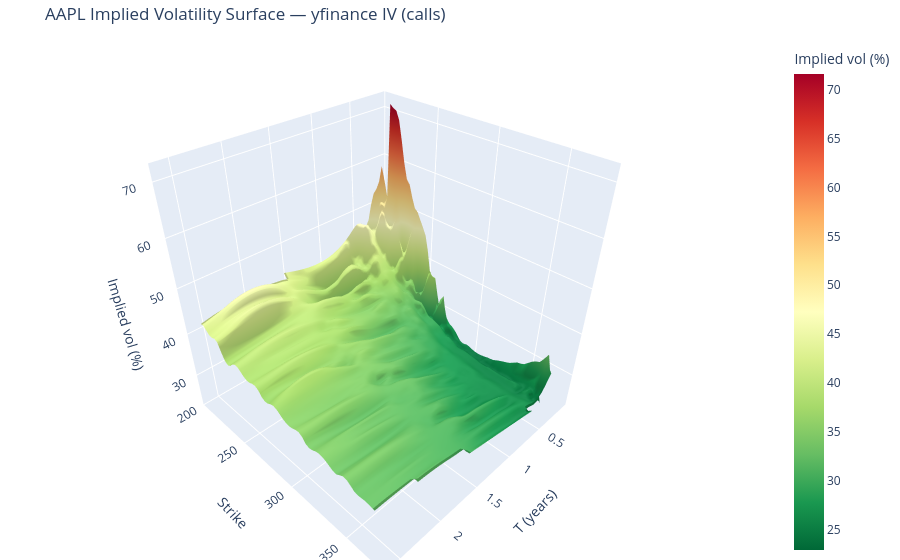

Source (notebook cell):
### Code cell
import pandas as pd
import numpy as np
import plotly.graph_objects as go
from scipy.interpolate import griddata

today = pd.Timestamp.now().normalize()
rows = []

for exp, chains in option_chain.items():
    T_exp = (pd.Timestamp(exp) - today).days / 365.0
    if T_exp < 30 / 365:
        continue

    df = chains["calls"].copy()
    df = df[
        (df["impliedVolatility"] > 0.01) &
        (df["impliedVolatility"] < 2.0) &
        (df["impliedVolatility"].notna()) &
        (df["bid"] > 0) &
        (df["ask"] > 0)
    ]
    df["expiry"] = exp
    df["T"] = T_exp
    rows.append(df[["expiry", "strike", "impliedVolatility", "T"]])

chain_df = pd.concat(rows, ignore_index=True) if rows else pd.DataFrame()

chain_df = chain_df[
    (chain_df["strike"] >= S0 * 0.7) &
    (chain_df["strike"] <= S0 * 1.3)
]

print(f"Surface points: {len(chain_df)}")
print(f"Expiries: {chain_df['expiry'].nunique()}")
print(f"IV range: {chain_df['impliedVolatility'].min():.1%} – {chain_df['impliedVolatility'].max():.1%}")

T_grid = np.linspace(chain_df["T"].min(), chain_df["T"].max(), 60)
K_grid = np.linspace(chain_df["strike"].min(), chain_df["strike"].max(), 60)
TT, KK = np.meshgrid(T_grid, K_grid)
IV_grid = griddata(
    points=chain_df[["T", "strike"]].values,
    values=chain_df["impliedVolatility"].values,
    xi=(TT, KK),
    method="cubic",
)
IV_grid = np.clip(IV_grid, 0.05, 0.80)

fig = go.Figure(data=[go.Surface(
    x=TT,
    y=KK,
    z=IV_grid * 100,
    colorscale="RdYlGn_r",
    colorbar=dict(title="Implied vol (%)"),
)])
fig.update_layout(
    title="AAPL Implied Volatility Surface — yfinance IV (calls)",
    scene=dict(
        xaxis_title="T (years)",
        yaxis_title="Strike",
        zaxis_title="Implied vol (%)",
    ),
    margin=dict(l=0, r=0, t=40, b=0),
)
fig.show()

### Figure 1 — Plotly figure (JSON) as saved in the notebook; plotly's stock layout.template omitted (floating-point values rounded to 4 significant figures; data arrays with more than 128 entries replaced by an {"elided": "..."} marker saying what was removed)
{"data": [{"colorbar": {"title": {"text": "Implied vol (%)"}}, "colorscale": [[0, "rgb(0,104,55)"], [0.1, "rgb(26,152,80)"], [0.2, "rgb(102,189,99)"], [0.3, "rgb(166,217,106)"], [0.4, "rgb(217,239,139)"], [0.5, "rgb(255,255,191)"], [0.6, "rgb(254,224,139)"], [0.7, "rgb(253,174,97)"], [0.8, "rgb(244,109,67)"], [0.9, "rgb(215,48,39)"], [1, "rgb(165,0,38)"]], "type": "surface", "x": {"elided": "60x60 float values"}, "y": {"elided": "60x60 float values"}, "z": {"elided": "60x60 float values"}}], "layout": {"margin": {"b": 0, "l": 0, "r": 0, "t": 40}, "scene": {"xaxis": {"title": {"text": "T (years)"}}, "yaxis": {"title": {"text": "Strike"}}, "zaxis": {"title": {"text": "Implied vol (%)"}}}, "title": {"text": "AAPL Implied Volatility Surface — yfinance IV (calls)"}}}
